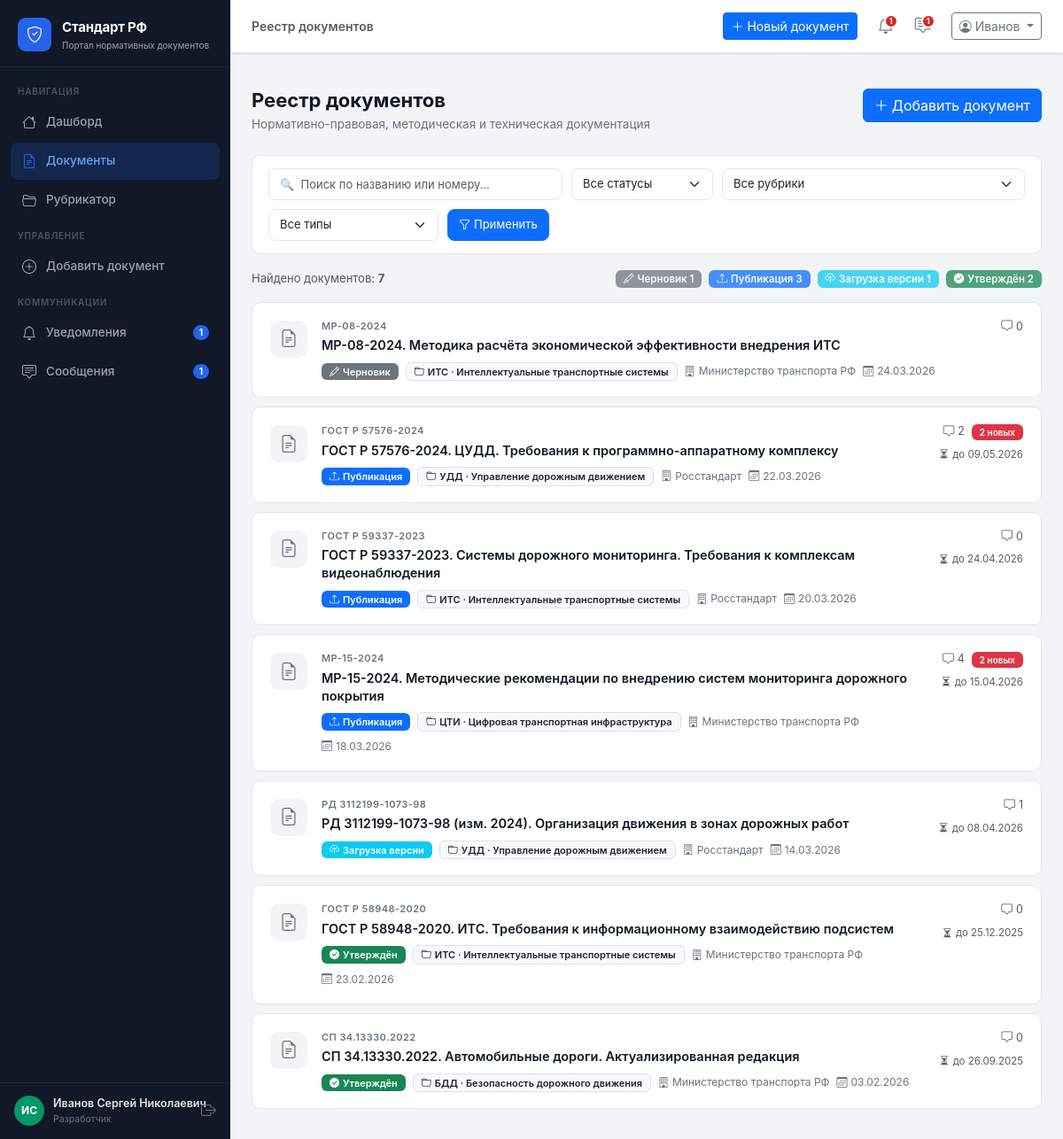
The page /documents/ (signed in) on the database its author committed.
### app/models.py (models this page shows, shortened)
class User(db.Model):
    __tablename__ = 'users'
    id           = db.Column(db.Integer, primary_key=True)
    username     = db.Column(db.String(80), unique=True, nullable=False)
    email        = db.Column(db.String(120), unique=True, nullable=False)
    password     = db.Column(db.String(200), nullable=False, default='demo123')
    role         = db.Column(db.String(20), nullable=False)   # admin | org | expert
    full_name    = db.Column(db.String(200))
    organization = db.Column(db.String(300))
    position     = db.Column(db.String(200))
    created_at   = db.Column(db.DateTime, default=datetime.utcnow)
    phone        = db.Column(db.String(20))
    is_active    = db.Column(db.Boolean, default=True)
    org_id       = db.Column(db.Integer, db.ForeignKey('users.id'), nullable=True)
    rubric_id    = db.Column(db.Integer, db.ForeignKey('rubrics.id'), nullable=True)
    documents     = db.relationship('Document', backref='author', lazy=True,
                                    foreign_keys='Document.author_id')
    comments      = db.relationship('Comment', backref='author', lazy=True)
    notifications = db.relationship('Notification', backref='user', lazy=True)
    def get_initials(self):
        if self.full_name:
            parts = self.full_name.split()
            if len(parts) >= 2:
                return f"{parts[0][0]}{parts[1][0]}".upper()
            return self.full_name[:2].upper()
        return self.username[:2].upper()
    def role_label(self):
        return {'admin': 'Сис. администратор', 'org': 'Разработчик', 'organization': 'Организация', 'expert': 'Эксперт'}.get(self.role, self.role)
    def unread_notifications(self):
        return Notification.query.filter_by(user_id=self.id, is_read=False).count()
    def unread_messages(self):
        return Message.query.filter_by(receiver_id=self.id, is_read=False).count()

class Document(db.Model):
    __tablename__ = 'documents'
    id                  = db.Column(db.Integer, primary_key=True)
    title               = db.Column(db.String(500), nullable=False)
    number              = db.Column(db.String(100))
    rubric_id           = db.Column(db.Integer, db.ForeignKey('rubrics.id'), nullable=True)
    author_id           = db.Column(db.Integer, db.ForeignKey('users.id'), nullable=False)
    status              = db.Column(db.String(30), default='draft')
    doc_type            = db.Column(db.String(50), default='standard')
    description         = db.Column(db.Text)
    discussion_deadline = db.Column(db.Date)
    created_at          = db.Column(db.DateTime, default=datetime.utcnow)
    updated_at          = db.Column(db.DateTime, default=datetime.utcnow, onupdate=datetime.utcnow)
    versions = db.relationship('DocumentVersion', backref='document', lazy=True,
                               order_by='DocumentVersion.uploaded_at.desc()')
    comments = db.relationship('Comment', backref='document', lazy=True,
                               order_by='Comment.created_at.desc()')
    stages   = db.relationship('DocumentStage', backref='document', lazy=True,
                               order_by='DocumentStage.order')
    def status_info(self):
        return DOCUMENT_STATUSES.get(self.status, ('Неизвестно', 'secondary'))
    def comments_count(self):
        return Comment.query.filter_by(document_id=self.id).count()
    def new_comments_count(self):
        return Comment.query.filter_by(document_id=self.id, status='new').count()

class Rubric(db.Model):
    __tablename__ = 'rubrics'
    id          = db.Column(db.Integer, primary_key=True)
    code        = db.Column(db.String(20), unique=True, nullable=False)
    name        = db.Column(db.String(200), nullable=False)
    description = db.Column(db.Text)
    created_at  = db.Column(db.DateTime, default=datetime.utcnow)
    documents = db.relationship('Document', backref='rubric', lazy=True)

### app/routes/documents.py (the view, shortened to what this page needs)
@documents_bp.route('/')
@login_required
def list_documents():
    user = get_current_user()
    q = Document.query
    status_f = request.args.get('status', '')
    rubric_f = request.args.get('rubric', '')
    type_f   = request.args.get('type', '')
    search   = request.args.get('search', '').strip()
    if status_f:
        q = q.filter(Document.status == status_f)
    if rubric_f:
        q = q.filter(Document.rubric_id == int(rubric_f))
    if type_f:
        q = q.filter(Document.doc_type == type_f)
    if search:
        q = q.filter(Document.title.ilike(f'%{search}%') |
                     Document.number.ilike(f'%{search}%'))
    documents = q.order_by(Document.updated_at.desc()).all()
    rubrics = Rubric.query.all()
    from app.models import OrgFavoriteRubric, OrgFavoriteDocument
    fav_rubric_ids  = set()
    fav_doc_ids     = set()
    org_fav_doc_ids = set()   # избранные организации — для отметки у экспертов
    if user.role == 'organization':
        fav_rubric_ids = {f.rubric_id for f in OrgFavoriteRubric.query.filter_by(org_id=user.id).all()}
        fav_doc_ids    = {f.document_id for f in OrgFavoriteDocument.query.filter_by(org_id=user.id).all()}
    if user.role == 'expert' and user.org_id:
        org_fav_doc_ids = {f.document_id for f in OrgFavoriteDocument.query.filter_by(org_id=user.org_id).all()}
    return render_template('documents/list.html',
                           documents=documents, rubrics=rubrics,
                           DOCUMENT_STATUSES=DOCUMENT_STATUSES,
                           DOCUMENT_TYPES=DOCUMENT_TYPES,
                           status_filter=status_f, rubric_filter=rubric_f,
                           type_filter=type_f, search=search, user=user,
                           fav_rubric_ids=fav_rubric_ids,
                           fav_doc_ids=fav_doc_ids,
                           org_fav_doc_ids=org_fav_doc_ids,
                           fav_only=request.args.get('fav_only', ''))

### app/utils.py (called while the page is built)
def login_required(f):
    @wraps(f)
    def decorated(*args, **kwargs):
        if 'user_id' not in session:
            return redirect(url_for('auth.login'))
        return f(*args, **kwargs)
    return decorated

def get_current_user():
    if 'user_id' in session:
        return User.query.get(session['user_id'])
    return None

### app/templates/documents/list.html (shortened to what this page needs)
{% extends 'base.html' %}
{% block page_title %}Реестр документов{% endblock %}
{% block content %}
<div class="page-header d-flex align-items-start justify-content-between">
  <div>
    <h1>Реестр документов</h1>
    <p>Нормативно-правовая, методическая и техническая документация</p>
  </div>
  {% if user.role in ('admin', 'org') %}
  <a href="{{ url_for('documents.add') }}" class="btn btn-primary">
    <i class="bi bi-plus-lg me-1"></i>Добавить документ
  </a>
  {% endif %}
</div>
<form method="GET" action="{{ url_for('documents.list_documents') }}">
  <div class="filters-bar">
    <div class="flex-grow-1" style="min-width:200px;">
      <input type="text" name="search" class="form-control" placeholder="🔍  Поиск по названию или номеру…"
             value="{{ search }}">
    </div>
    <div style="min-width:160px;">
      <select name="status" class="form-select" onchange="this.form.submit()">
        <option value="">Все статусы</option>
      </select>
    </div>
    <div style="min-width:180px;">
      <select name="rubric" class="form-select" onchange="this.form.submit()">
        <option value="">Все рубрики</option>
      </select>
    </div>
    <div style="min-width:180px;">
      <select name="type" class="form-select" onchange="this.form.submit()">
        <option value="">Все типы</option>
      </select>
    </div>
    <button type="submit" class="btn btn-primary">
      <i class="bi bi-funnel me-1"></i>Применить
    </button>
  </div>
</form>
<div class="d-flex align-items-center justify-content-between mb-3">
  <p class="text-muted mb-0" style="font-size:13px;">
    Найдено документов: <strong>{{ documents | length }}</strong>
  </p>
  <div class="d-flex gap-2 flex-wrap">
    {% for key, (label, color, icon) in DOCUMENT_STATUSES.items() %}
    {% set cnt = documents | selectattr('status', 'eq', key) | list | length %}
    {% if cnt > 0 %}
    <a href="{{ url_for('documents.list_documents', status=key) }}"
       class="badge text-decoration-none bg-{{ color }} {% if status_filter != key %}opacity-75{% endif %}"
       style="font-size:11.5px;cursor:pointer;">
      <i class="bi bi-{{ icon }} me-1"></i>{{ label }} {{ cnt }}
    </a>
    {% endif %}
    {% endfor %}
  </div>
</div>
{% if documents %}
  {% for doc in documents %}
  {% set si = doc.status_info() %}
  <a href="{{ url_for('documents.detail', doc_id=doc.id) }}" class="doc-card">
    <div class="d-flex align-items-start gap-3">
      <div style="width:42px;height:42px;background:#f3f4f6;border-radius:10px;
                  display:flex;align-items:center;justify-content:center;
                  font-size:20px;color:#6b7280;flex-shrink:0;margin-top:2px;">
        <i class="bi bi-file-earmark-text"></i>
      </div>
      <div class="flex-grow-1 min-w-0">
        <div class="doc-card-number">{{ doc.number or doc.type_label() }}</div>
        <div class="doc-card-title text-truncate-2">{{ doc.title }}</div>
        <div class="doc-card-meta">
          <span class="badge bg-{{ si[1] }}"><i class="bi bi-{{ si[2] }} me-1"></i>{{ si[0] }}</span>
          {% if doc.rubric %}
          <span class="badge bg-light text-dark border" style="font-size:11px;">
            <i class="bi bi-folder me-1"></i>{{ doc.rubric.code }} · {{ doc.rubric.name }}
          </span>
          {% endif %}
          <span><i class="bi bi-building me-1"></i>{{ doc.author.organization }}</span>
          <span><i class="bi bi-calendar3 me-1"></i>{{ doc.updated_at.strftime('%d.%m.%Y') }}</span>
        </div>
      </div>
      <div class="d-flex flex-column align-items-end gap-2 flex-shrink-0">
        <div class="d-flex align-items-center gap-1 text-muted" style="font-size:12.5px;">
          <i class="bi bi-chat-square"></i>
          <span>{{ doc.comments_count() }}</span>
          {% if doc.new_comments_count() > 0 %}
          <span class="badge bg-danger ms-1" style="font-size:10px;">{{ doc.new_comments_count() }} новых</span>
          {% endif %}
        </div>
        {% if doc.discussion_deadline %}
        <div class="text-muted" style="font-size:11.5px;">
          <i class="bi bi-hourglass-split me-1"></i>до {{ doc.discussion_deadline.strftime('%d.%m.%Y') }}
        </div>
        {% endif %}
      </div>
    </div>
  </a>
  {% endfor %}
{% endif %}
{% endblock %}

### app/templates/base.html (shortened to what this page needs)
<!DOCTYPE html>
<html lang="ru">
<head>
  <link rel="stylesheet"
        href="https://cdn.jsdelivr.net/npm/bootstrap@5.3.3/dist/css/bootstrap.min.css" />
  <link rel="stylesheet"
        href="https://cdn.jsdelivr.net/npm/bootstrap-icons@1.11.3/font/bootstrap-icons.min.css" />
  <link rel="stylesheet" href="{{ url_for('static', filename='css/main.css') }}" />
</head>
<body>
<aside class="sidebar" id="sidebar">
  <div class="sidebar-brand">
    <div class="brand-icon"><i class="bi bi-shield-check"></i></div>
    <div class="brand-text">
      <span class="brand-title">Стандарт РФ</span>
      <span class="brand-sub">Портал нормативных документов</span>
    </div>
  </div>
  <nav class="sidebar-nav">
    <div class="nav-section-label">Навигация</div>
    <a href="{{ url_for('main.dashboard') }}"
       class="nav-link {% if request.endpoint == 'main.dashboard' %}active{% endif %}">
      <i class="bi bi-house"></i><span>Дашборд</span>
    </a>
    <a href="{{ url_for('documents.list_documents') }}"
       class="nav-link {% if request.blueprint == 'documents' and request.endpoint != 'documents.add' %}active{% endif %}">
      <i class="bi bi-file-earmark-text"></i><span>Документы</span>
    </a>
    <a href="{{ url_for('rubrics.index') }}"
       class="nav-link {% if request.blueprint == 'rubrics' %}active{% endif %}">
      <i class="bi bi-folder2-open"></i><span>Рубрикатор</span>
    </a>
    {% if session.role in ('admin', 'org', 'organization') %}
    <div class="nav-section-label mt-2">Управление</div>
    {% if session.role == 'org' %}
    <a href="{{ url_for('documents.add') }}"
       class="nav-link {% if request.endpoint == 'documents.add' %}active{% endif %}">
      <i class="bi bi-plus-circle"></i><span>Добавить документ</span>
    </a>
    {% endif %}
    {% endif %}
    <div class="nav-section-label mt-2">Коммуникации</div>
    <a href="{{ url_for('notifications.index') }}"
       class="nav-link {% if request.blueprint == 'notifications' %}active{% endif %}">
      <i class="bi bi-bell"></i><span>Уведомления</span>
      {% set unread_n = current_user.unread_notifications() if current_user else 0 %}
      {% if unread_n > 0 %}
      <span class="nav-badge">{{ unread_n }}</span>
      {% endif %}
    </a>
    <a href="{{ url_for('messages.index') }}"
       class="nav-link {% if request.blueprint == 'messages' %}active{% endif %}">
      <i class="bi bi-chat-square-text"></i><span>Сообщения</span>
      {% set unread_m = current_user.unread_messages() if current_user else 0 %}
      {% if unread_m > 0 %}
      <span class="nav-badge">{{ unread_m }}</span>
      {% endif %}
    </a>
  </nav>
  <div class="sidebar-footer">
    <div class="user-card">
      {% set _avatar_colors = ['#2563eb','#7c3aed','#059669','#d97706','#dc2626'] %}
      <div class="user-avatar" style="background:{{ _avatar_colors[(current_user.id % _avatar_colors|length) if current_user else 0] }}">
        {{ current_user.get_initials() if current_user else '?' }}
      </div>
      <div class="user-info">
        <div class="user-name">{{ session.full_name or 'Гость' }}</div>
        <div class="user-role">{{ current_user.role_label() if current_user else '' }}</div>
      </div>
    </div>
    <a href="{{ url_for('auth.logout') }}" class="btn-logout" title="Выйти">
      <i class="bi bi-box-arrow-right"></i>
    </a>
  </div>
</aside>
<div class="main-wrapper">
  <header class="topbar">
    <div class="topbar-breadcrumb">
      {% block breadcrumb %}
      <span class="text-muted">{% block page_title %}{% endblock %}</span>
      {% endblock %}
    </div>
    <div class="topbar-actions ms-auto">
      {% if session.role == 'org' %}
      <a href="{{ url_for('documents.add') }}" class="btn btn-primary btn-sm me-2">
        <i class="bi bi-plus-lg me-1"></i>Новый документ
      </a>
      {% endif %}
      <a href="{{ url_for('notifications.index') }}" class="topbar-icon-btn" title="Уведомления">
        {% set unread_n = current_user.unread_notifications() if current_user else 0 %}
        {% if unread_n > 0 %}<span class="dot-badge">{{ unread_n }}</span>{% endif %}
      </a>
      <a href="{{ url_for('messages.index') }}" class="topbar-icon-btn" title="Сообщения">
        {% set unread_m = current_user.unread_messages() if current_user else 0 %}
        {% if unread_m > 0 %}<span class="dot-badge">{{ unread_m }}</span>{% endif %}
      </a>
      <div class="dropdown ms-2">
        <button class="btn btn-outline-secondary btn-sm dropdown-toggle" data-bs-toggle="dropdown">
          <i class="bi bi-person-circle me-1"></i>{{ session.full_name.split()[0] if session.full_name else 'Гость' }}
        </button>
      </div>
    </div>
  </header>
  <div class="flash-container">
  </div>
  <main class="page-content">
    {% block content %}{% endblock %}
  </main>
</div>
</body>
</html>

### rows shown on the page
User: full_name "ИС", full_name "Иванов Сергей Николаевич", role "Разработчик"
Document: number "МР-08-2024", title "МР-08-2024. Методика расчёта экономической эффективности внедрения ИТС", si "Черновик", rubric.code "ИТС", rubric.name "Интеллектуальные транспортные системы", author.organization "Министерство транспорта РФ", updated_at "24.03.2026", comments_count "0"
Document: number "ГОСТ Р 57576-2024", title "ГОСТ Р 57576-2024. ЦУДД. Требования к программно-аппаратному комплексу", si "Публикация", rubric.code "УДД", rubric.name "Управление дорожным движением", author.organization "Росстандарт", updated_at "22.03.2026", comments_count "2", new_comments_count "2", discussion_deadline "09.05.2026"
Document: number "ГОСТ Р 59337-2023", title "ГОСТ Р 59337-2023. Системы дорожного мониторинга. Требования к комплексам видеонаблюдения", si "Публикация", rubric.code "ИТС", rubric.name "Интеллектуальные транспортные системы", author.organization "Росстандарт", updated_at "20.03.2026", comments_count "0", discussion_deadline "24.04.2026"
Document: number "МР-15-2024", title "МР-15-2024. Методические рекомендации по внедрению систем мониторинга дорожного покрытия", si "Публикация", rubric.code "ЦТИ", rubric.name "Цифровая транспортная инфраструктура", author.organization "Министерство транспорта РФ", updated_at "18.03.2026", comments_count "4", new_comments_count "2", discussion_deadline "15.04.2026"
Document: number "РД 3112199-1073-98", title "РД 3112199-1073-98 (изм. 2024). Организация движения в зонах дорожных работ", si "Загрузка версии", rubric.code "УДД", rubric.name "Управление дорожным движением", author.organization "Росстандарт", updated_at "14.03.2026", comments_count "1", discussion_deadline "08.04.2026"
Document: number "ГОСТ Р 58948-2020", title "ГОСТ Р 58948-2020. ИТС. Требования к информационному взаимодействию подсистем", si "Утверждён", rubric.code "ИТС", rubric.name "Интеллектуальные транспортные системы", author.organization "Министерство транспорта РФ", updated_at "23.02.2026", comments_count "0", discussion_deadline "25.12.2025"
Document: number "СП 34.13330.2022", title "СП 34.13330.2022. Автомобильные дороги. Актуализированная редакция", si "Утверждён", rubric.code "БДД", rubric.name "Безопасность дорожного движения", author.organization "Министерство транспорта РФ", updated_at "03.02.2026", comments_count "0", discussion_deadline "26.09.2025"

### other values the page prints
{{ unread_n }} "1"
{{ unread_m }} "1"
{{ session.full_name.split()[0] if session.full_name else 'Гость' }} "Иванов"
{{ documents | length }} "7"
{{ label }} "Черновик" "Публикация" "Загрузка версии" "Утверждён"
{{ cnt }} "1" "3" "1" "2"
